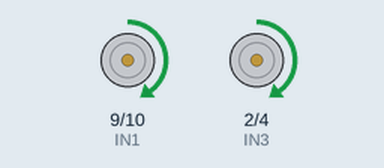
Bench run of a sketch on a simulated Arduino Uno, built with avr-gcc and run on an emulated ATmega328P. On the bench: motor-driver pin pairs drawn as motors (green arrow = first pin HIGH = forward, orange = second pin HIGH = backward, longer = more drive, scaled by the enable pin).

Above: at 1.0 s.
At 2.2 s:
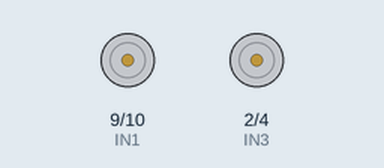
At 3.5 s:
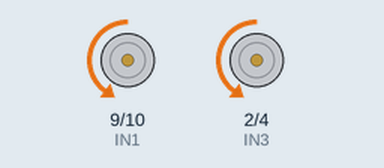
Timing chart, 0 to 6.5 s (numbered marks = the images above):
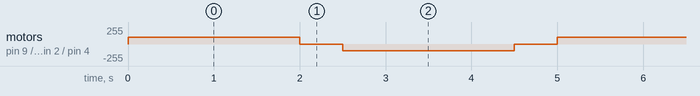

The sketch:

Motori_L298N.ino
```cpp
// ===== PIN =====

//right motors
#define ENA 5    // PWM tht handles the speed of right motors
// pin tha define the direction of right tires: clocwise or counter-clockwise
#define IN1 9
#define IN2 10

// left motors
#define ENB 6    // PWM tht handles the speed of left motors
// pin tha define the direction of left tires: clocwise or counter-clockwise
#define IN3 2
#define IN4 4

// go forward/ go backward fixed value of speed = 100
int vel=100;

void setup() {
  // motor pins configuration
  pinMode(ENA, OUTPUT);
  pinMode(IN1, OUTPUT);
  pinMode(IN2, OUTPUT);

  pinMode(ENB, OUTPUT);
  pinMode(IN3, OUTPUT);
  pinMode(IN4, OUTPUT);
}

void loop() {
  avanti();
  delay(2000);

  stopMotors();
  delay(500);

  indietro();
  delay(2000);

  stopMotors();
  delay(500);
}

// ===== TEST FUNCTIONS =====

void avanti() {
  digitalWrite(IN1, HIGH);
  digitalWrite(IN2, LOW);
  digitalWrite(IN3, HIGH);
  digitalWrite(IN4, LOW);

  analogWrite(ENA, vel);
  analogWrite(ENB, vel);
}

void indietro() {
  digitalWrite(IN1, LOW);
  digitalWrite(IN2, HIGH);
  digitalWrite(IN3, LOW);
  digitalWrite(IN4, HIGH);

  analogWrite(ENA, vel);
  analogWrite(ENB, vel);
}

void destra() {
  digitalWrite(IN1, HIGH);
  digitalWrite(IN2, LOW);

  digitalWrite(IN3, LOW);
  digitalWrite(IN4, LOW);

  analogWrite(ENA, 0);   // right  motors
  analogWrite(ENB, vel);     // left motors
}

void sinistra() {
  digitalWrite(IN1, LOW);
  digitalWrite(IN2, LOW);

  digitalWrite(IN3, HIGH);
  digitalWrite(IN4, LOW);

  analogWrite(ENA, vel);     // right motors
  analogWrite(ENB, 0);   // left motors
}


void stopMotors() {
  analogWrite(ENA, 0);
  analogWrite(ENB, 0);
}
```

Measured:
- by itself, motor on pin 9 (IN1) / pin 10 (IN2), motor on pin 2 (IN3) / pin 4 (IN4): repeats every 5.0 s: stopped 0.50 s, backward 100/255 2.0 s, stopped 0.50 s, forward 100/255 2.0 s
